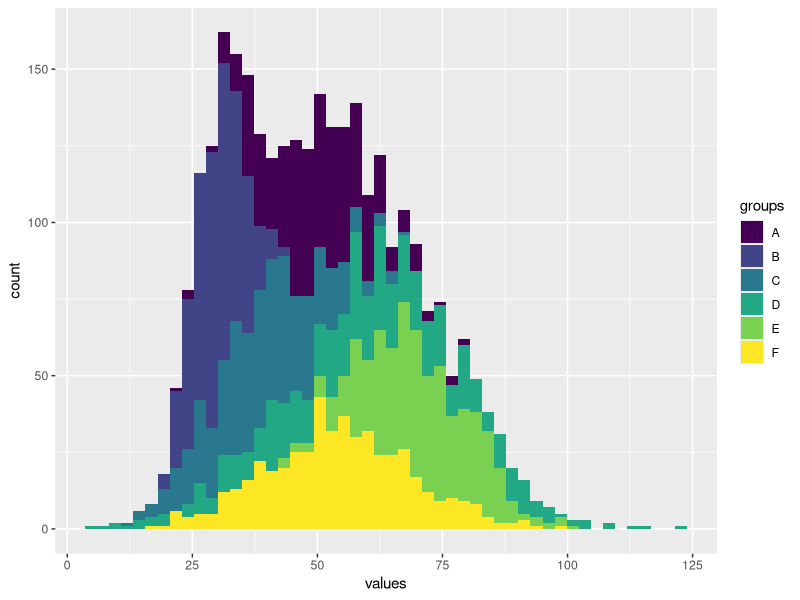
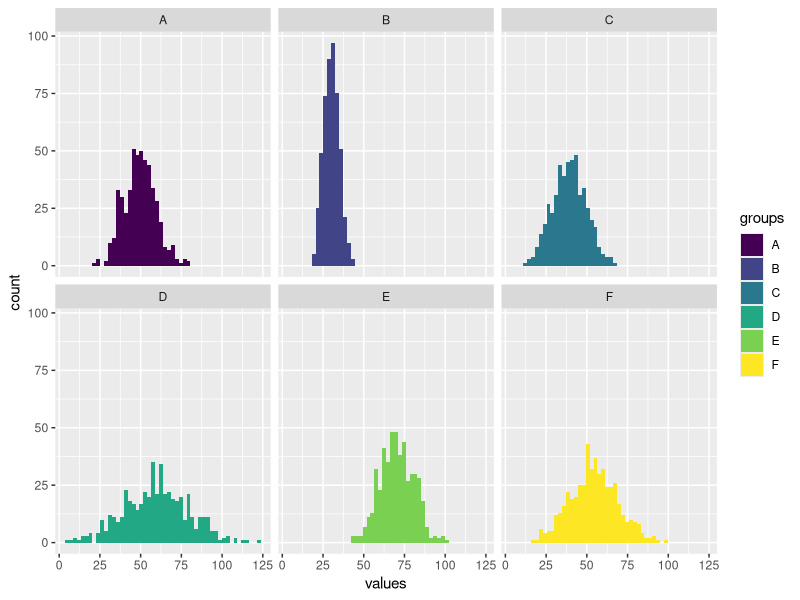
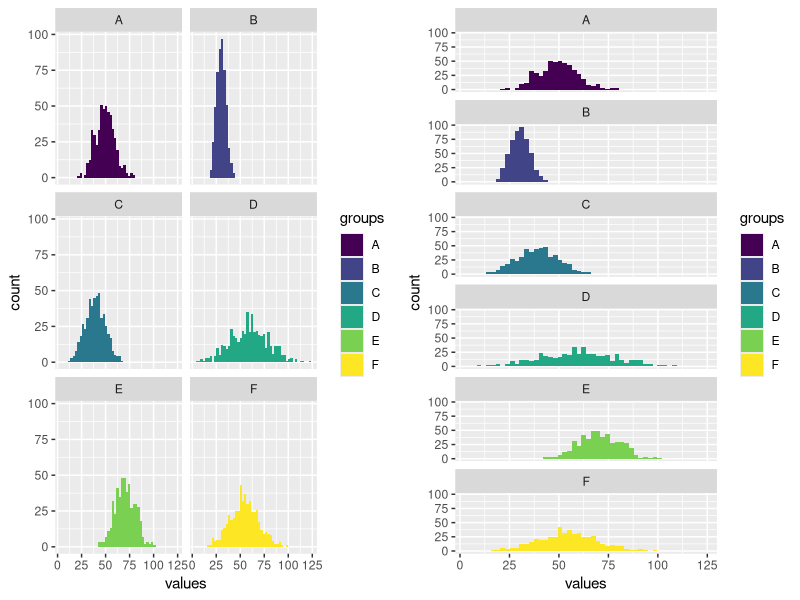
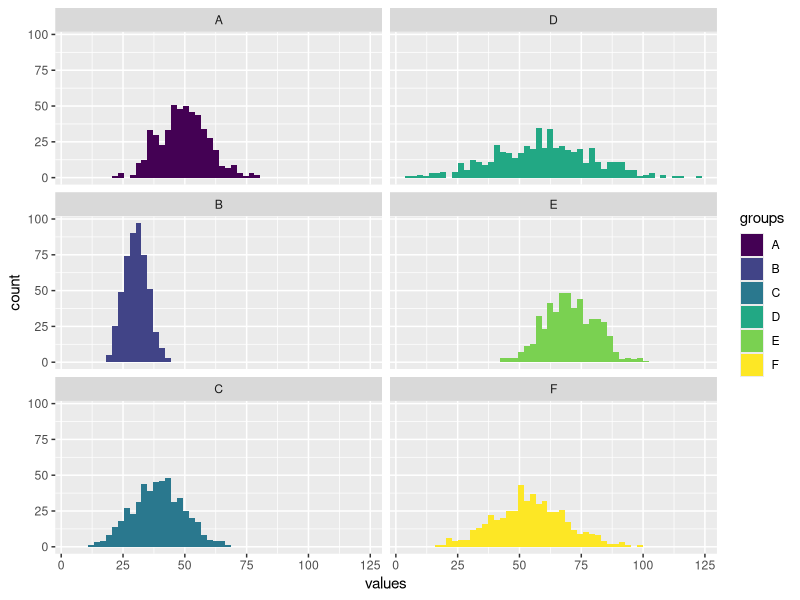
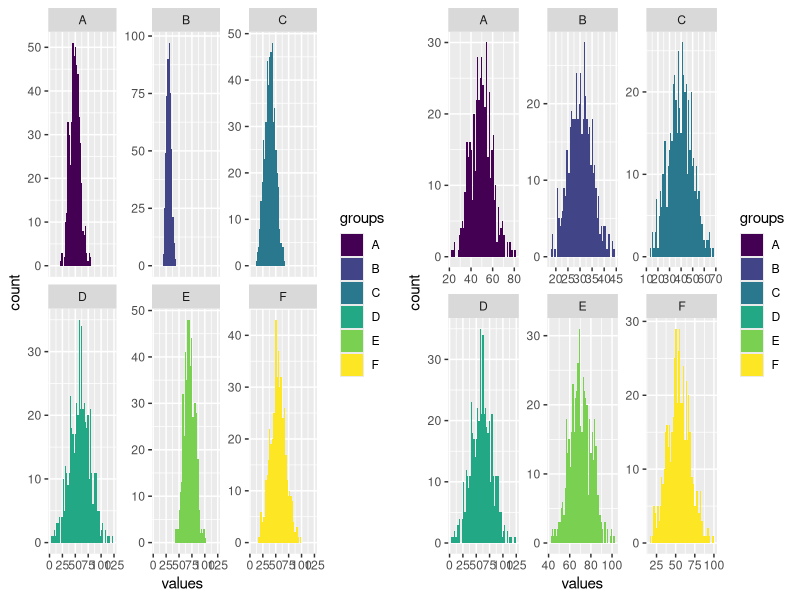

Write R code to recreate these figures, in order.
## ---- chunk 1
knitr::opts_chunk$set(echo = TRUE, fig.align='center')

# title: facet_wrap
# author: jonathan
# revised: 14/3/2020 

WEB <- c("https://bioceed.uib.no/dropfolder/bioSTATS/Rmd/Basic/Visualizing/Faceted/facet_wrap.html")
GIT <- c("https://github.com/jonathansoule/biostats/blob/master/Visualizing/Faceted/facet_wrap.Rmd")
library(ggplot2)
library(gridExtra)
## ---- chunk 2
# predictor variable
groups <- c(rep("A", 500), rep("B", 500), rep("C", 500), rep("D", 500), rep("E", 500), rep("F", 500))
# response variable
values <- c(rnorm(500, mean=50, sd=10), rnorm(500, mean=30, sd=5), rnorm(500, mean=40, sd=10), rnorm(500, mean=60, sd=20), rnorm(500, mean=70, sd=10), rnorm(500, mean=55, sd=15))
# dataframe
df <- data.frame(groups, values)
## ---- chunk 3
ggplot(df, aes(values, fill=groups)) +
  geom_histogram(bins=50) +
  scale_fill_viridis_d()
## ---- chunk 4
ggplot(df, aes(values, fill=groups)) +
  geom_histogram(bins=50) +
  scale_fill_viridis_d() +
  facet_wrap(~groups)
## ---- chunk 5
grid.arrange(
  ggplot(df, aes(values, fill=groups)) +    # left plot, 2 columns
    geom_histogram(bins=50) +
    scale_fill_viridis_d() +
    facet_wrap(~groups, ncol=2),
  ggplot(df, aes(values, fill=groups)) +    # right plot, 1 column
    geom_histogram(bins=50) +
    scale_fill_viridis_d() +
    facet_wrap(~groups, ncol=1),
  ncol=2)
## ---- chunk 6
ggplot(df, aes(values, fill=groups)) +
  geom_histogram(bins=50) +
  scale_fill_viridis_d() +
  facet_wrap(~groups,  dir = "v")
## ---- chunk 7
grid.arrange(
  ggplot(df, aes(values, fill = groups)) +    # left plot, free_y
    geom_histogram(bins=50) +
    scale_fill_viridis_d() +
    facet_wrap(~groups, scales = "free_y"),
  ggplot(df, aes(values, fill = groups)) +    # right plot, free
    geom_histogram(bins=50) +
    scale_fill_viridis_d() +
    facet_wrap(~groups, scales =  "free"),
  ncol=2)
